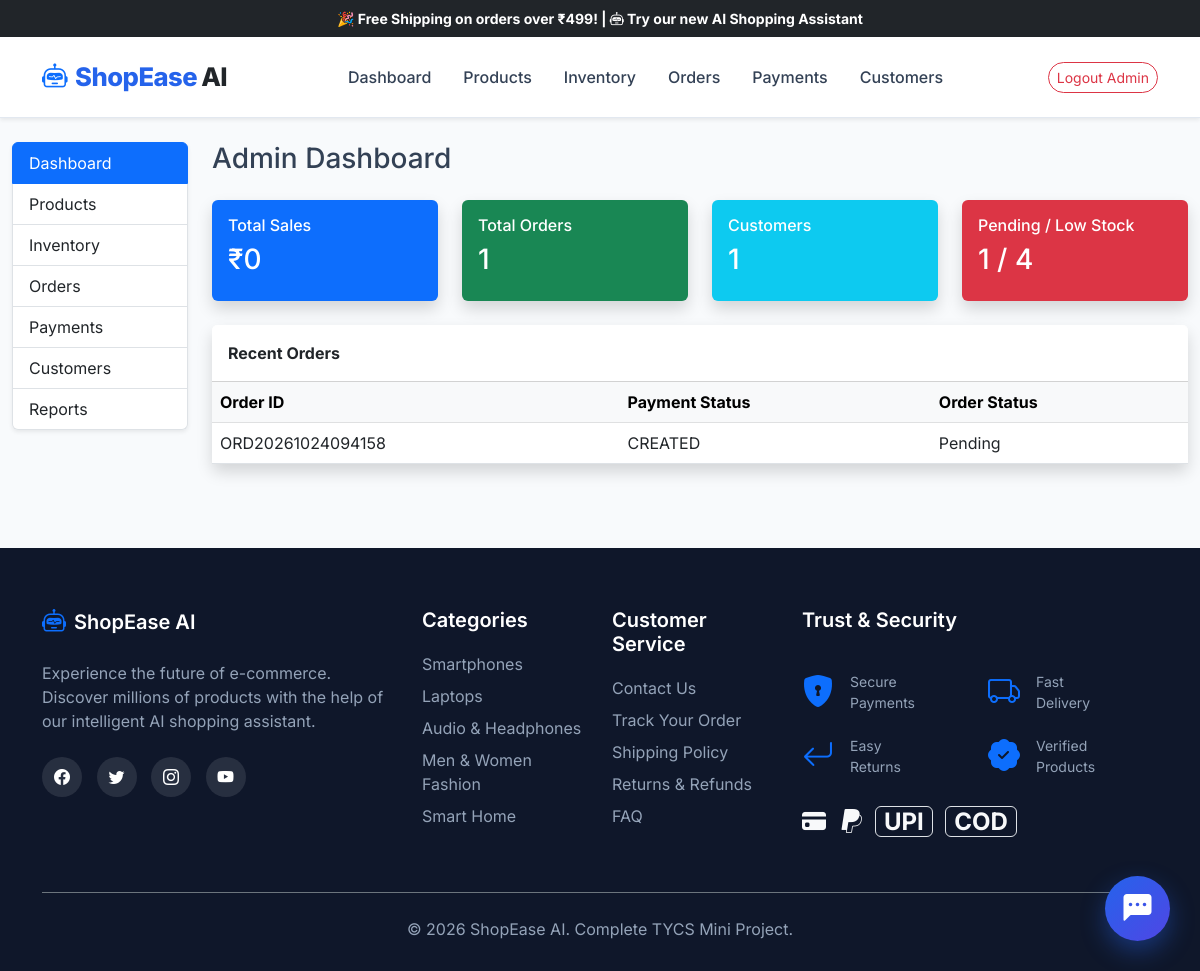
The page /admin/dashboard (signed in) on the database its author committed.
### tables this page shows
CREATE TABLE orders (
            id VARCHAR(50) PRIMARY KEY,
            razorpay_order_id VARCHAR(100),
            razorpay_payment_id VARCHAR(100),
            razorpay_signature VARCHAR(255),
            name VARCHAR(100),
            email VARCHAR(100),
            phone VARCHAR(20),
            address TEXT,
            city VARCHAR(100),
            state VARCHAR(100),
            pin VARCHAR(20),
            total_amount REAL,
            payment_method VARCHAR(50),
            payment_status VARCHAR(50) DEFAULT 'Pending',
            order_status VARCHAR(50) DEFAULT 'Pending',
            created_at TIMESTAMP DEFAULT CURRENT_TIMESTAMP,
            user_id INTEGER REFERENCES users(id)
        );

### admin.py (the view)
@admin_bp.route('/dashboard')
@admin_required
def dashboard():
    conn = get_db()
    total_sales = conn.execute("SELECT SUM(total_amount) as total FROM orders WHERE payment_status = 'PAID'").fetchone()['total'] or 0
    total_orders = conn.execute("SELECT COUNT(id) as count FROM orders").fetchone()['count']
    total_customers = conn.execute("SELECT COUNT(id) as count FROM users WHERE role = 'customer'").fetchone()['count']
    total_products = conn.execute("SELECT COUNT(id) as count FROM products").fetchone()['count']
    pending_orders = conn.execute("SELECT COUNT(id) as count FROM orders WHERE order_status = 'Pending'").fetchone()['count']
    low_stock = conn.execute("SELECT COUNT(id) as count FROM products WHERE stock < 10").fetchone()['count']
    recent_orders = conn.execute("SELECT id, payment_status, order_status FROM orders ORDER BY created_at DESC LIMIT 5").fetchall()
    conn.close()
    stats = {
        'total_sales': total_sales,
        'total_orders': total_orders,
        'total_customers': total_customers,
        'total_products': total_products,
        'pending_orders': pending_orders,
        'low_stock': low_stock
    }
    return render_template('admin_dashboard.html', stats=stats, recent_orders=recent_orders)

### app.py (called while the page is built, shortened)
def get_db_path():
    return DB_PATH

def get_db_connection():
    db_url = os.getenv('DATABASE_URL')
    import sqlite3
    db_file = get_db_path()
    conn = sqlite3.connect(db_file)
    conn.row_factory = sqlite3.Row
    return conn

### auth.py (called while the page is built)
def get_db():
    from app import get_db_connection
    return get_db_connection()

def admin_required(f):
    @wraps(f)
    def decorated_function(*args, **kwargs):
        if 'user_id' not in session:
            flash('Please log in first.', 'danger')
            return redirect(url_for('auth.admin_login'))
        if session.get('role') != 'admin':
            flash('Unauthorized access.', 'danger')
            return redirect(url_for('index'))
        return f(*args, **kwargs)
    return decorated_function

### templates/admin_dashboard.html (shortened to what this page needs)
{% extends 'base.html' %}
{% block content %}
<div class="container-fluid py-4">
    <div class="row">
        <div class="col-md-2 mb-4">
            <div class="list-group shadow-sm border-0">
                <a href="{{ url_for('admin.dashboard') }}" class="list-group-item list-group-item-action active">Dashboard</a>
                <a href="{{ url_for('admin.products') }}" class="list-group-item list-group-item-action">Products</a>
                <a href="{{ url_for('admin.inventory') }}" class="list-group-item list-group-item-action">Inventory</a>
                <a href="{{ url_for('admin.orders') }}" class="list-group-item list-group-item-action">Orders</a>
                <a href="{{ url_for('admin.payments') }}" class="list-group-item list-group-item-action">Payments</a>
                <a href="{{ url_for('admin.customers') }}" class="list-group-item list-group-item-action">Customers</a>
                <a href="{{ url_for('admin.reports') }}" class="list-group-item list-group-item-action">Reports</a>
            </div>
        </div>
        <div class="col-md-10">
            <h3 class="mb-4">Admin Dashboard</h3>
            <div class="row g-4 mb-4">
                <div class="col-md-3">
                    <div class="card bg-primary text-white shadow border-0 h-100">
                        <div class="card-body">
                            <h6>Total Sales</h6>
                            <h3>₹{{ stats.total_sales }}</h3>
                        </div>
                    </div>
                </div>
                <div class="col-md-3">
                    <div class="card bg-success text-white shadow border-0 h-100">
                        <div class="card-body">
                            <h6>Total Orders</h6>
                            <h3>{{ stats.total_orders }}</h3>
                        </div>
                    </div>
                </div>
                <div class="col-md-3">
                    <div class="card bg-info text-white shadow border-0 h-100">
                        <div class="card-body">
                            <h6>Customers</h6>
                            <h3>{{ stats.total_customers }}</h3>
                        </div>
                    </div>
                </div>
                <div class="col-md-3">
                    <div class="card bg-danger text-white shadow border-0 h-100">
                        <div class="card-body">
                            <h6>Pending / Low Stock</h6>
                            <h3>{{ stats.pending_orders }} / {{ stats.low_stock }}</h3>
                        </div>
                    </div>
                </div>
            </div>
            <div class="card shadow border-0">
                <div class="card-header bg-white fw-bold py-3">Recent Orders</div>
                <div class="card-body p-0">
                    <div class="table-responsive">
                        <table class="table table-hover mb-0">
                            <thead class="table-light">
                                <tr>
                                    <th>Order ID</th>
                                    <th>Payment Status</th>
                                    <th>Order Status</th>
                                </tr>
                            </thead>
                            <tbody>
                                {% for order in recent_orders %}
                                <tr>
                                    <td>{{ order.id }}</td>
                                    <td>{{ order.payment_status }}</td>
                                    <td>{{ order.order_status }}</td>
                                </tr>
                                {% endfor %}
                            </tbody>
                        </table>
                    </div>
                </div>
            </div>
        </div>
    </div>
</div>
{% endblock %}

### static/css/style.css (style rules this page uses)
:root { --primary: #2563EB; --primary-hover: #1D4ED8; --secondary: #10B981; --dark: #0F172A; --light: #F8FAFC; --gray-bg: #F1F5F9; --text-main: #334155; --text-muted: #64748B; --radius: 12px; }
body { font-family: 'Inter', 'Segoe UI', Tahoma, Geneva, Verdana, sans-serif; background-color: var(--light); color: var(--text-main); display: flex; flex-direction: column; min-height: 100vh; }
a { text-decoration: none; }

### rows shown on the page
orders: id "ORD20261024094158", payment_status "CREATED", order_status "Pending"

### other values the page prints
{{ stats.total_sales }} "0"
{{ stats.total_orders }} "1"
{{ stats.total_customers }} "1"
{{ stats.pending_orders }} "1"
{{ stats.low_stock }} "4"
